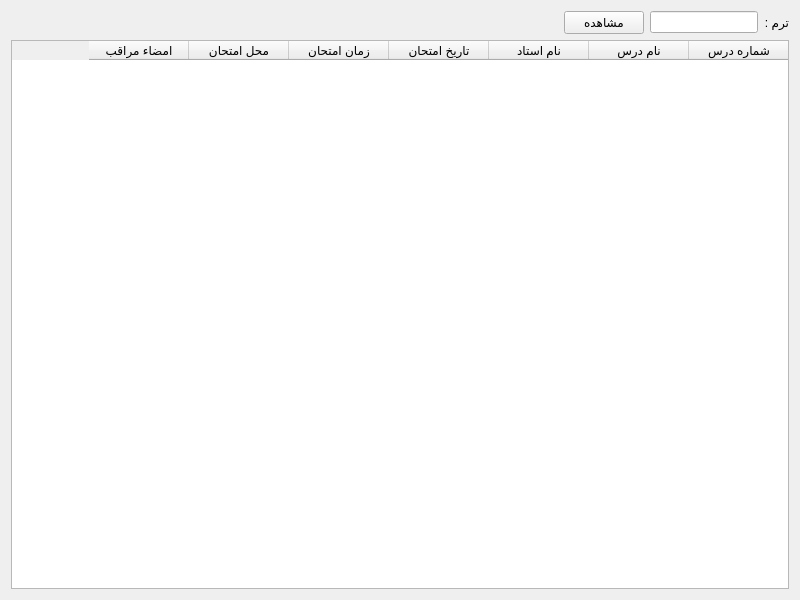
<?xml version="1.0" encoding="UTF-8"?>
<ui version="4.0">
 <class>ExamScheduleForm</class>
 <widget class="QWidget" name="ExamScheduleForm">
  <property name="geometry">
   <rect>
    <x>0</x>
    <y>0</y>
    <width>800</width>
    <height>600</height>
   </rect>
  </property>
  <property name="windowTitle">
   <string>برنامه امتحان پایان ترم دانشجو</string>
  </property>
  <property name="layoutDirection">
   <enum>Qt::RightToLeft</enum>
  </property>
  <layout class="QGridLayout" name="gridLayout">
   <item row="0" column="0">
    <layout class="QVBoxLayout" name="VL_Form">
     <item>
      <layout class="QHBoxLayout" name="HL_TermNo">
       <item>
        <widget class="QLabel" name="L_TermNo">
         <property name="text">
          <string>ترم :</string>
         </property>
         <property name="buddy">
          <cstring>LE_TermNo</cstring>
         </property>
        </widget>
       </item>
       <item>
        <widget class="QLineEdit" name="LE_TermNo">
         <property name="sizePolicy">
          <sizepolicy hsizetype="Fixed" vsizetype="Fixed">
           <horstretch>0</horstretch>
           <verstretch>0</verstretch>
          </sizepolicy>
         </property>
        </widget>
       </item>
       <item>
        <widget class="QPushButton" name="PB_ShowResult">
         <property name="text">
          <string>مشاهده</string>
         </property>
        </widget>
       </item>
       <item>
        <spacer name="HS_TermNo">
         <property name="orientation">
          <enum>Qt::Horizontal</enum>
         </property>
         <property name="sizeHint" stdset="0">
          <size>
           <width>40</width>
           <height>20</height>
          </size>
         </property>
        </spacer>
       </item>
      </layout>
     </item>
     <item>
      <widget class="QTableWidget" name="TBW_Courses">
       <property name="editTriggers">
        <set>QAbstractItemView::NoEditTriggers</set>
       </property>
       <property name="selectionMode">
        <enum>QAbstractItemView::NoSelection</enum>
       </property>
       <property name="selectionBehavior">
        <enum>QAbstractItemView::SelectRows</enum>
       </property>
       <column>
        <property name="text">
         <string>شماره درس</string>
        </property>
       </column>
       <column>
        <property name="text">
         <string>نام درس</string>
        </property>
       </column>
       <column>
        <property name="text">
         <string>نام استاد</string>
        </property>
       </column>
       <column>
        <property name="text">
         <string>تاریخ امتحان</string>
        </property>
       </column>
       <column>
        <property name="text">
         <string>زمان امتحان</string>
        </property>
       </column>
       <column>
        <property name="text">
         <string>محل امتحان</string>
        </property>
       </column>
       <column>
        <property name="text">
         <string>امضاء مراقب</string>
        </property>
       </column>
      </widget>
     </item>
    </layout>
   </item>
  </layout>
 </widget>
 <tabstops>
  <tabstop>LE_TermNo</tabstop>
  <tabstop>PB_ShowResult</tabstop>
  <tabstop>TBW_Courses</tabstop>
 </tabstops>
 <resources/>
 <connections/>
</ui>
